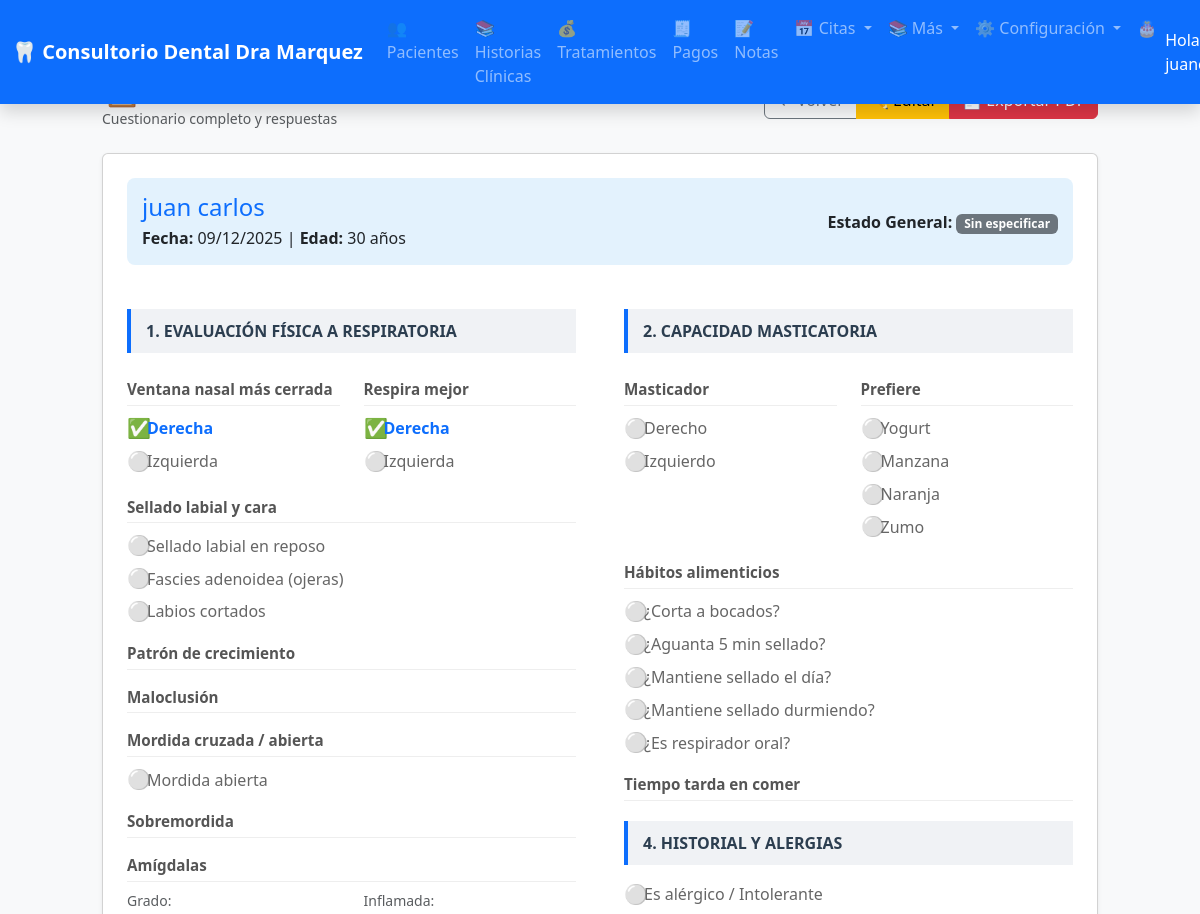
Before: /protocolos/2/ (signed in, upper part) with the older database file.
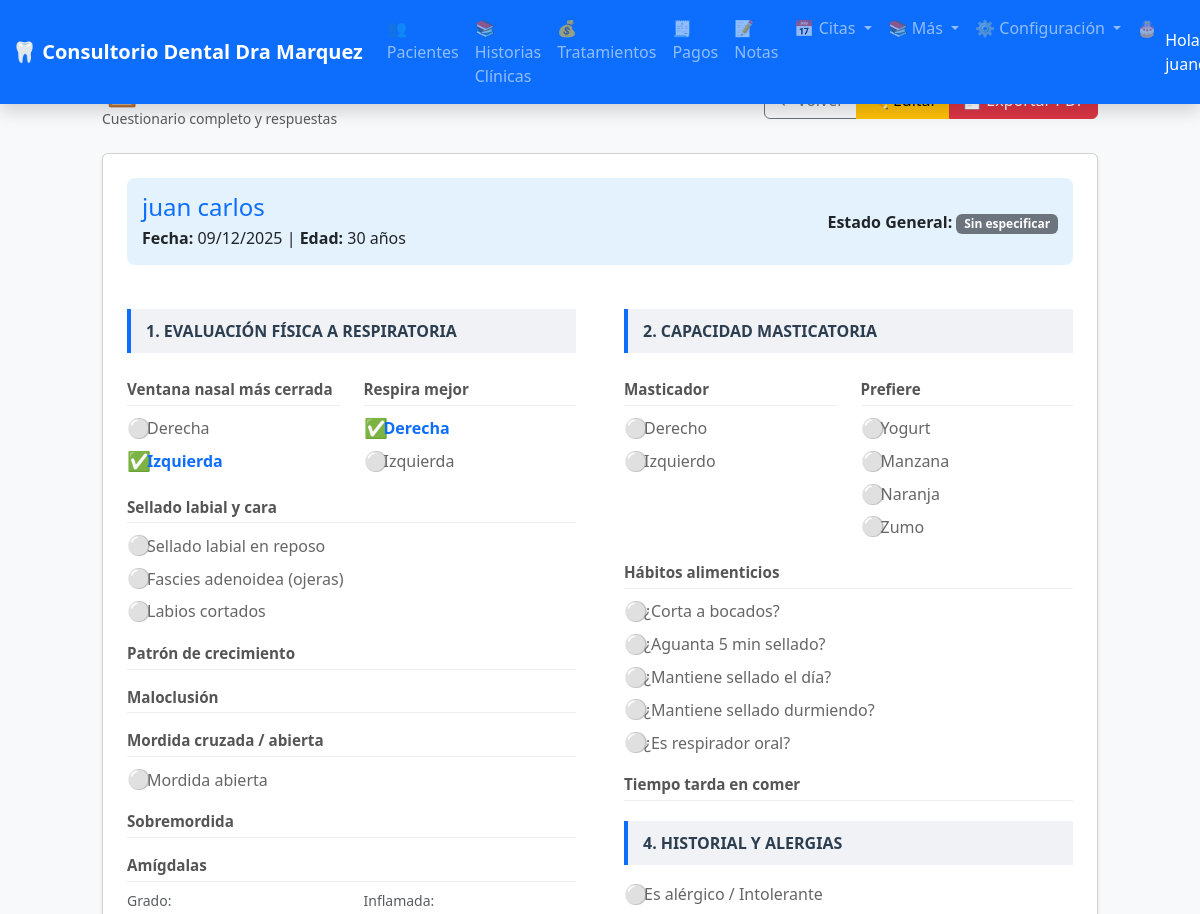
After: the same page with the newer database file.
### protocolos/views.py (the view)
# urls.py: path('<int:pk>/', views.DetalleProtocoloView.as_view(), name='detalle'),
class DetalleProtocoloView(LoginRequiredMixin, DetailView):
    model = ProtocoloNino
    template_name = 'protocolos/detalle_protocolo.html'
    context_object_name = 'protocolo'
    def get_context_data(self, **kwargs):
        context = super().get_context_data(**kwargs)
        context['paciente'] = self.object.paciente
        return context

### configuracion/context_processors.py (called while the page is built)
def configuracion_consultorio(request):
    return {
        'config': ConfiguracionConsultorio.get_instance()
    }

### configuracion/models.py (called while the page is built)
    @classmethod
    def get_instance(cls):
        obj, created = cls.objects.get_or_create(pk=1)
        return obj

### pacientes/context_processors.py (called while the page is built)
def cumpleanos_hoy(request):
    hoy = date.today()
    cumpleaneros = Paciente.objects.filter(
        fecha_nacimiento__month=hoy.month,
        fecha_nacimiento__day=hoy.day
    )
    return {
        'cumpleaneros_hoy_count': cumpleaneros.count(),
        'cumpleaneros_hoy': cumpleaneros
    }

### protocolos/templates/protocolos/detalle_protocolo.html (shortened to what the changed rows need)
{% extends 'base.html' %}
{% load static %}
{% block content %}
<div class="row justify-content-center">
    <div class="col-lg-10">
        <div class="d-flex justify-content-between align-items-center mb-4">
            <div>
                <h2 class="mb-0">📋 Protocolo Niño</h2>
            </div>
        </div>
        <div class="card shadow-sm mb-5">
            <div class="card-body p-4">
                <div class="row">
                    <div class="col-md-6 pe-md-4">
                        <div class="row">
                            <div class="col-6">
                                <div class="subtitulo">Ventana nasal más cerrada</div>
                                <div class="opcion-row {% if protocolo.ventana_mas_cerrada == 'D' %}seleccionada{% endif %}">
                                    <span class="check-icon">{% if protocolo.ventana_mas_cerrada == 'D' %}✅{% else %}⚪{% endif %}</span> Derecha
                                </div>
                                <div class="opcion-row {% if protocolo.ventana_mas_cerrada == 'I' %}seleccionada{% endif %}">
                                    <span class="check-icon">{% if protocolo.ventana_mas_cerrada == 'I' %}✅{% else %}⚪{% endif %}</span> Izquierda
                                </div>
                            </div>
                        </div>
                    </div>
                </div>
            </div>
        </div>
    </div>
</div>
{% endblock %}

Changed rows visible on the page:
changed ProtocoloNino: ventana_mas_cerrada "D" → "I" (drawn)
